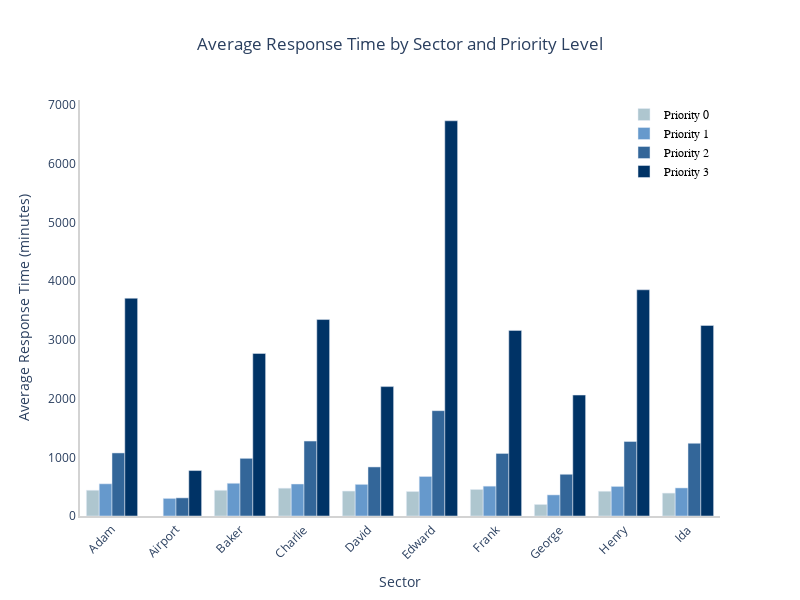

Notebook code cell kept with this figure:
### Code cell
custom_blue_palette = ["#aec6cf", "#6699cc", "#336699", "#003366"]  

# priority level to string
avg_response_time["Priority Level"] = avg_response_time["Priority Level"].astype(str)

# Get unique priority levels
priority_levels = sorted(avg_response_time["Priority Level"].unique()) 

sectors = sorted(avg_response_time["Sector"].unique())

fig = go.Figure()

for i, priority in enumerate(priority_levels):
    subset = avg_response_time[avg_response_time["Priority Level"] == priority]
    
    fig.add_trace(go.Bar(
        x=[sector for sector in sectors],  # x-axis sorted by sector names
        y=[round(subset[subset["Sector"] == sector]["Response Time"].mean(), 2) for sector in sectors],  # y-values
        name=f"Priority {priority}",
        marker_color=custom_blue_palette[i % len(custom_blue_palette)],
        hovertemplate="Average Response Time: %{y:.0f}<extra></extra>"
    ))

fig.update_layout(
    title="Average Response Time by Sector and Priority Level",
    title_x=0.5,
    xaxis_title="Sector",
    yaxis_title="Average Response Time (minutes)",
    xaxis_tickangle=-45,  
    barmode="group", 
    plot_bgcolor="white",
    height=600,
    width=800,
    xaxis=dict(
        showgrid=False,  
        zeroline=False,  
        showline=True,  
        linewidth=2,  
        linecolor='lightgrey'  
    ),
    yaxis=dict(
        showgrid=False,  
        zeroline=True,  
        showline=True, 
        linewidth=2,
        linecolor='lightgrey' 
    ),
    legend=dict(
        x=.85, 
        y=1, 
        traceorder='normal',
        font=dict(
            family='Arial, sans-serif',
            size=12,
            color='black'
        ),
        bgcolor='rgba(255, 255, 255, 1)'
))

fig.show()

### Figure 1 — Plotly figure (JSON) as saved in the notebook; plotly's stock layout.template omitted (floating-point values rounded to 4 significant figures)
{"data": [{"hovertemplate": "Average Response Time: %{y:.0f}<extra></extra>", "marker": {"color": "#aec6cf"}, "name": "Priority 0", "type": "bar", "x": ["Adam", "Airport", "Baker", "Charlie", "David", "Edward", "Frank", "George", "Henry", "Ida"], "y": [438.6, null, 437.9, 473.8, 424.7, 417.7, 452.5, 196.9, 421.7, 390.2]}, {"hovertemplate": "Average Response Time: %{y:.0f}<extra></extra>", "marker": {"color": "#6699cc"}, "name": "Priority 1", "type": "bar", "x": ["Adam", "Airport", "Baker", "Charlie", "David", "Edward", "Frank", "George", "Henry", "Ida"], "y": [548.6, 300.1, 557.6, 545.2, 539.2, 673.6, 508.4, 359.6, 503.9, 478.4]}, {"hovertemplate": "Average Response Time: %{y:.0f}<extra></extra>", "marker": {"color": "#336699"}, "name": "Priority 2", "type": "bar", "x": ["Adam", "Airport", "Baker", "Charlie", "David", "Edward", "Frank", "George", "Henry", "Ida"], "y": [1074.0, 309.0, 982.3, 1276.0, 835.7, 1795.0, 1066.0, 710.8, 1269.0, 1239.0]}, {"hovertemplate": "Average Response Time: %{y:.0f}<extra></extra>", "marker": {"color": "#003366"}, "name": "Priority 3", "type": "bar", "x": ["Adam", "Airport", "Baker", "Charlie", "David", "Edward", "Frank", "George", "Henry", "Ida"], "y": [3710.0, 774.4, 2769.0, 3347.0, 2204.0, 6733.0, 3162.0, 2060.0, 3854.0, 3246.0]}], "layout": {"barmode": "group", "height": 600, "legend": {"bgcolor": "rgba(255, 255, 255, 1)", "font": {"color": "black", "family": "Arial, sans-serif", "size": 12}, "traceorder": "normal", "x": 0.85, "y": 1}, "plot_bgcolor": "white", "title": {"text": "Average Response Time by Sector and Priority Level", "x": 0.5}, "width": 800, "xaxis": {"autorange": true, "linecolor": "lightgrey", "linewidth": 2, "range": [-0.5, 9.5], "showgrid": false, "showline": true, "tickangle": -45, "title": {"text": "Sector"}, "type": "category", "zeroline": false}, "yaxis": {"autorange": true, "linecolor": "lightgrey", "linewidth": 2, "range": [0, 7087.0], "showgrid": false, "showline": true, "title": {"text": "Average Response Time (minutes)"}, "type": "linear", "zeroline": true}}}
